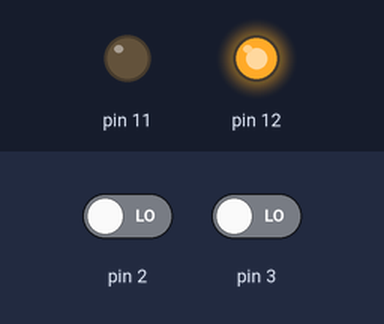
Simulated run of this sketch. Board: Arduino Uno, built with avr-gcc and run on an emulated ATmega328P. Shown: output pins drawn as LEDs (lit = HIGH). The inputs (shaded band) are chosen by the test bench; at power-on: pin 2 LOW, pin 3 LOW. What the sketch prints to the serial monitor is not drawn.

Above: at 0.1 s.
At 1.2 s:
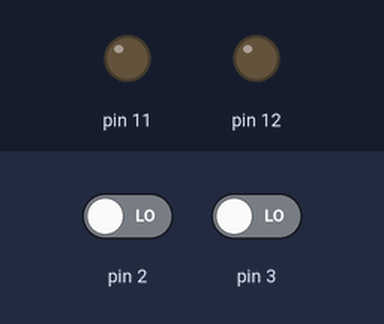
1.3 s: pin 2 driven HIGH
Timing chart, 0 to 4.3 s (numbered marks = the images above; inputs shaded):
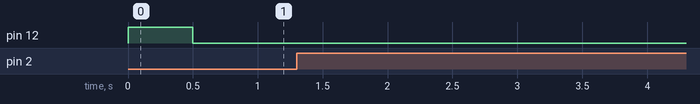

Measured:
- after the input at 1.3 s, every drawn part: stays the same

The sketch:

serial-interrupt.ino
```cpp
// Adapted from NUS CG1112 Week 6 Studio 2
// Code written by me with instructions from teaching staff

#include <avr/interrupt.h>
#include <avr/io.h>
#include <Arduino.h>

#define PIN12MASK 0b00010000
#define PIN11MASK 0b00001000

static volatile int flashWhich = 1;
static volatile unsigned char buttonVal = 1;

volatile char dataSend, dataRecv;

void setupEINT(){
    EICRA = 0b00001111;
    EIMSK = 0b00000011;
}

void setupSerial(){
    UCSR0C = 0b00100100;
    UBRR0 = 103;
    UCSR0A = 0;
    UCSR0B = 0b10011000;
}

void flashRed(){
    PORTB = PIN11MASK;
    delay(500);
    PORTB = !PIN11MASK;
    delay(500);
}

void flashGreen(){
    PORTB = PIN12MASK;
    delay(500);
    PORTB = !PIN12MASK;
    delay(500);
}

ISR(INT0_vect){
    dataSend = '0';
    UCSR0B |= 0b00100000;
}

ISR(INT1_vect){
    dataSend = '9';
    UCSR0B |= 0b00100000;
}

ISR(USART_RX_vect){
    dataRecv = UDR0;
    if(dataRecv == 0 + '0'){
        flashWhich = 0;
    }else if(dataRecv == 9 + '0'){
        flashWhich = 1;
    }
}

ISR(USART_UDRE_vect){
    UDR0 = dataSend;
    UCSR0B &= 0b11011111;
}

void setup(){
    cli();
    setupEINT();
    setupSerial();
    DDRB = 0b00011000;
    sei();
}

void loop(){
    if(flashWhich == 0){
        flashRed();
        flashWhich = 2;
    }else if(flashWhich == 1){
        flashGreen();
        flashWhich = 2;
    }
}
```
